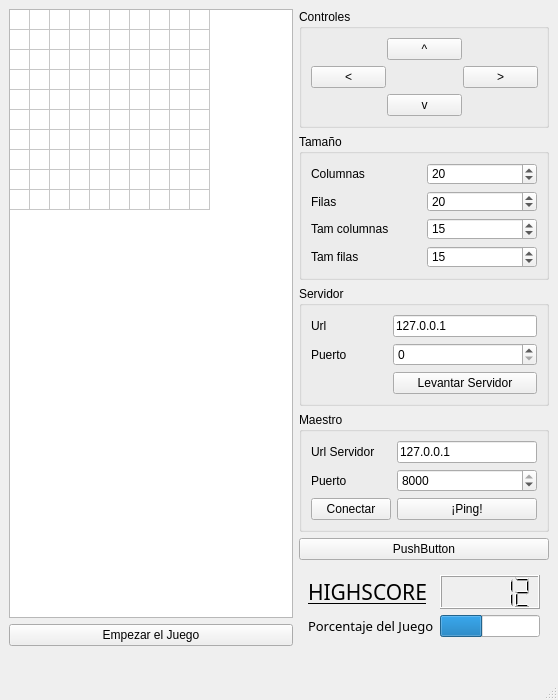
<?xml version="1.0" encoding="UTF-8"?>
<ui version="4.0">
 <class>MainWindow</class>
 <widget class="QMainWindow" name="MainWindow">
  <property name="geometry">
   <rect>
    <x>0</x>
    <y>0</y>
    <width>558</width>
    <height>700</height>
   </rect>
  </property>
  <property name="maximumSize">
   <size>
    <width>16777215</width>
    <height>759</height>
   </size>
  </property>
  <property name="windowTitle">
   <string>Juego Snake</string>
  </property>
  <widget class="QWidget" name="centralwidget">
   <property name="sizePolicy">
    <sizepolicy hsizetype="Preferred" vsizetype="Expanding">
     <horstretch>0</horstretch>
     <verstretch>0</verstretch>
    </sizepolicy>
   </property>
   <property name="maximumSize">
    <size>
     <width>16777215</width>
     <height>655</height>
    </size>
   </property>
   <layout class="QHBoxLayout" name="horizontalLayout">
    <item>
     <layout class="QVBoxLayout" name="verticalLayout">
      <property name="sizeConstraint">
       <enum>QLayout::SetMaximumSize</enum>
      </property>
      <item>
       <widget class="QTableWidget" name="tableWidget">
        <property name="sizePolicy">
         <sizepolicy hsizetype="Expanding" vsizetype="Expanding">
          <horstretch>0</horstretch>
          <verstretch>0</verstretch>
         </sizepolicy>
        </property>
        <property name="minimumSize">
         <size>
          <width>280</width>
          <height>0</height>
         </size>
        </property>
        <property name="maximumSize">
         <size>
          <width>16777215</width>
          <height>16777215</height>
         </size>
        </property>
        <property name="rowCount">
         <number>10</number>
        </property>
        <property name="columnCount">
         <number>10</number>
        </property>
        <attribute name="horizontalHeaderVisible">
         <bool>false</bool>
        </attribute>
        <attribute name="horizontalHeaderDefaultSectionSize">
         <number>20</number>
        </attribute>
        <attribute name="horizontalHeaderHighlightSections">
         <bool>false</bool>
        </attribute>
        <attribute name="horizontalHeaderMinimumSectionSize">
         <number>20</number>
        </attribute>
        <attribute name="verticalHeaderVisible">
         <bool>false</bool>
        </attribute>
        <attribute name="verticalHeaderDefaultSectionSize">
         <number>20</number>
        </attribute>
        <attribute name="verticalHeaderHighlightSections">
         <bool>false</bool>
        </attribute>
        <attribute name="verticalHeaderMinimumSectionSize">
         <number>20</number>
        </attribute>
        <row/>
        <row/>
        <row/>
        <row/>
        <row/>
        <row/>
        <row/>
        <row/>
        <row/>
        <row/>
        <column/>
        <column/>
        <column/>
        <column/>
        <column/>
        <column/>
        <column/>
        <column/>
        <column/>
        <column/>
       </widget>
      </item>
      <item>
       <widget class="QPushButton" name="pushButton">
        <property name="sizePolicy">
         <sizepolicy hsizetype="Minimum" vsizetype="Fixed">
          <horstretch>0</horstretch>
          <verstretch>0</verstretch>
         </sizepolicy>
        </property>
        <property name="text">
         <string>Empezar el Juego</string>
        </property>
       </widget>
      </item>
     </layout>
    </item>
    <item>
     <layout class="QVBoxLayout" name="verticalLayout_2">
      <property name="sizeConstraint">
       <enum>QLayout::SetNoConstraint</enum>
      </property>
      <item>
       <widget class="QGroupBox" name="groupBox_4">
        <property name="sizePolicy">
         <sizepolicy hsizetype="Minimum" vsizetype="Expanding">
          <horstretch>0</horstretch>
          <verstretch>0</verstretch>
         </sizepolicy>
        </property>
        <property name="maximumSize">
         <size>
          <width>250</width>
          <height>16777215</height>
         </size>
        </property>
        <property name="title">
         <string>Controles</string>
        </property>
        <layout class="QGridLayout" name="gridLayout">
         <property name="horizontalSpacing">
          <number>1</number>
         </property>
         <item row="0" column="3">
          <widget class="QPushButton" name="pushButton_3">
           <property name="sizePolicy">
            <sizepolicy hsizetype="Minimum" vsizetype="Minimum">
             <horstretch>0</horstretch>
             <verstretch>0</verstretch>
            </sizepolicy>
           </property>
           <property name="text">
            <string>^</string>
           </property>
          </widget>
         </item>
         <item row="1" column="0">
          <widget class="QPushButton" name="pushButton_2">
           <property name="sizePolicy">
            <sizepolicy hsizetype="Minimum" vsizetype="Minimum">
             <horstretch>0</horstretch>
             <verstretch>0</verstretch>
            </sizepolicy>
           </property>
           <property name="text">
            <string>&lt;</string>
           </property>
          </widget>
         </item>
         <item row="2" column="3">
          <widget class="QPushButton" name="pushButton_5">
           <property name="sizePolicy">
            <sizepolicy hsizetype="Minimum" vsizetype="Minimum">
             <horstretch>0</horstretch>
             <verstretch>0</verstretch>
            </sizepolicy>
           </property>
           <property name="text">
            <string>v</string>
           </property>
          </widget>
         </item>
         <item row="1" column="4">
          <widget class="QPushButton" name="pushButton_6">
           <property name="sizePolicy">
            <sizepolicy hsizetype="Minimum" vsizetype="Minimum">
             <horstretch>0</horstretch>
             <verstretch>0</verstretch>
            </sizepolicy>
           </property>
           <property name="text">
            <string>&gt;</string>
           </property>
          </widget>
         </item>
        </layout>
       </widget>
      </item>
      <item>
       <widget class="QGroupBox" name="groupBox_3">
        <property name="sizePolicy">
         <sizepolicy hsizetype="Minimum" vsizetype="Expanding">
          <horstretch>0</horstretch>
          <verstretch>10</verstretch>
         </sizepolicy>
        </property>
        <property name="maximumSize">
         <size>
          <width>250</width>
          <height>16777215</height>
         </size>
        </property>
        <property name="title">
         <string>Tamaño</string>
        </property>
        <layout class="QGridLayout" name="gridLayout_2">
         <item row="1" column="0">
          <widget class="QLabel" name="label_2">
           <property name="sizePolicy">
            <sizepolicy hsizetype="Preferred" vsizetype="Minimum">
             <horstretch>0</horstretch>
             <verstretch>0</verstretch>
            </sizepolicy>
           </property>
           <property name="text">
            <string>Filas</string>
           </property>
          </widget>
         </item>
         <item row="0" column="1">
          <widget class="QSpinBox" name="spinBox">
           <property name="sizePolicy">
            <sizepolicy hsizetype="Minimum" vsizetype="Minimum">
             <horstretch>0</horstretch>
             <verstretch>0</verstretch>
            </sizepolicy>
           </property>
           <property name="minimumSize">
            <size>
             <width>0</width>
             <height>10</height>
            </size>
           </property>
           <property name="value">
            <number>20</number>
           </property>
          </widget>
         </item>
         <item row="1" column="1">
          <widget class="QSpinBox" name="spinBox_2">
           <property name="sizePolicy">
            <sizepolicy hsizetype="Minimum" vsizetype="Minimum">
             <horstretch>0</horstretch>
             <verstretch>0</verstretch>
            </sizepolicy>
           </property>
           <property name="minimumSize">
            <size>
             <width>0</width>
             <height>10</height>
            </size>
           </property>
           <property name="value">
            <number>20</number>
           </property>
          </widget>
         </item>
         <item row="3" column="1">
          <widget class="QSpinBox" name="spinBox_4">
           <property name="sizePolicy">
            <sizepolicy hsizetype="Minimum" vsizetype="Minimum">
             <horstretch>0</horstretch>
             <verstretch>0</verstretch>
            </sizepolicy>
           </property>
           <property name="minimumSize">
            <size>
             <width>0</width>
             <height>10</height>
            </size>
           </property>
           <property name="value">
            <number>15</number>
           </property>
          </widget>
         </item>
         <item row="2" column="0">
          <widget class="QLabel" name="label_3">
           <property name="sizePolicy">
            <sizepolicy hsizetype="Preferred" vsizetype="Minimum">
             <horstretch>0</horstretch>
             <verstretch>0</verstretch>
            </sizepolicy>
           </property>
           <property name="text">
            <string>Tam columnas</string>
           </property>
          </widget>
         </item>
         <item row="3" column="0">
          <widget class="QLabel" name="label_4">
           <property name="sizePolicy">
            <sizepolicy hsizetype="Preferred" vsizetype="Minimum">
             <horstretch>0</horstretch>
             <verstretch>0</verstretch>
            </sizepolicy>
           </property>
           <property name="text">
            <string>Tam filas</string>
           </property>
          </widget>
         </item>
         <item row="2" column="1">
          <widget class="QSpinBox" name="spinBox_3">
           <property name="sizePolicy">
            <sizepolicy hsizetype="Minimum" vsizetype="Minimum">
             <horstretch>0</horstretch>
             <verstretch>0</verstretch>
            </sizepolicy>
           </property>
           <property name="minimumSize">
            <size>
             <width>0</width>
             <height>10</height>
            </size>
           </property>
           <property name="value">
            <number>15</number>
           </property>
          </widget>
         </item>
         <item row="0" column="0">
          <widget class="QLabel" name="label">
           <property name="sizePolicy">
            <sizepolicy hsizetype="Preferred" vsizetype="Minimum">
             <horstretch>0</horstretch>
             <verstretch>0</verstretch>
            </sizepolicy>
           </property>
           <property name="text">
            <string>Columnas</string>
           </property>
          </widget>
         </item>
        </layout>
       </widget>
      </item>
      <item>
       <widget class="QGroupBox" name="groupBox">
        <property name="sizePolicy">
         <sizepolicy hsizetype="Minimum" vsizetype="Expanding">
          <horstretch>0</horstretch>
          <verstretch>0</verstretch>
         </sizepolicy>
        </property>
        <property name="maximumSize">
         <size>
          <width>250</width>
          <height>16777215</height>
         </size>
        </property>
        <property name="title">
         <string>Servidor</string>
        </property>
        <layout class="QGridLayout" name="gridLayout_3">
         <item row="0" column="0">
          <widget class="QLabel" name="label_5">
           <property name="sizePolicy">
            <sizepolicy hsizetype="Preferred" vsizetype="Expanding">
             <horstretch>0</horstretch>
             <verstretch>0</verstretch>
            </sizepolicy>
           </property>
           <property name="text">
            <string>Url</string>
           </property>
          </widget>
         </item>
         <item row="1" column="2">
          <widget class="QSpinBox" name="spinBox_5">
           <property name="sizePolicy">
            <sizepolicy hsizetype="Minimum" vsizetype="Expanding">
             <horstretch>0</horstretch>
             <verstretch>0</verstretch>
            </sizepolicy>
           </property>
          </widget>
         </item>
         <item row="2" column="2">
          <widget class="QPushButton" name="pushButton_8">
           <property name="sizePolicy">
            <sizepolicy hsizetype="Minimum" vsizetype="Expanding">
             <horstretch>0</horstretch>
             <verstretch>0</verstretch>
            </sizepolicy>
           </property>
           <property name="text">
            <string>Levantar Servidor</string>
           </property>
          </widget>
         </item>
         <item row="1" column="0">
          <widget class="QLabel" name="label_6">
           <property name="sizePolicy">
            <sizepolicy hsizetype="Preferred" vsizetype="Expanding">
             <horstretch>0</horstretch>
             <verstretch>0</verstretch>
            </sizepolicy>
           </property>
           <property name="text">
            <string>Puerto</string>
           </property>
          </widget>
         </item>
         <item row="0" column="2">
          <widget class="QLineEdit" name="lineEdit">
           <property name="sizePolicy">
            <sizepolicy hsizetype="Expanding" vsizetype="Expanding">
             <horstretch>0</horstretch>
             <verstretch>0</verstretch>
            </sizepolicy>
           </property>
           <property name="text">
            <string>127.0.0.1</string>
           </property>
          </widget>
         </item>
         <item row="0" column="1">
          <spacer name="horizontalSpacer">
           <property name="orientation">
            <enum>Qt::Horizontal</enum>
           </property>
           <property name="sizeType">
            <enum>QSizePolicy::Preferred</enum>
           </property>
           <property name="sizeHint" stdset="0">
            <size>
             <width>40</width>
             <height>20</height>
            </size>
           </property>
          </spacer>
         </item>
         <item row="1" column="1">
          <spacer name="horizontalSpacer_2">
           <property name="orientation">
            <enum>Qt::Horizontal</enum>
           </property>
           <property name="sizeType">
            <enum>QSizePolicy::Preferred</enum>
           </property>
           <property name="sizeHint" stdset="0">
            <size>
             <width>40</width>
             <height>20</height>
            </size>
           </property>
          </spacer>
         </item>
        </layout>
       </widget>
      </item>
      <item>
       <widget class="QGroupBox" name="groupBox_2">
        <property name="sizePolicy">
         <sizepolicy hsizetype="Minimum" vsizetype="Expanding">
          <horstretch>0</horstretch>
          <verstretch>0</verstretch>
         </sizepolicy>
        </property>
        <property name="maximumSize">
         <size>
          <width>250</width>
          <height>16777215</height>
         </size>
        </property>
        <property name="title">
         <string>Maestro</string>
        </property>
        <layout class="QGridLayout" name="gridLayout_4">
         <item row="0" column="0">
          <widget class="QLabel" name="label_7">
           <property name="sizePolicy">
            <sizepolicy hsizetype="Preferred" vsizetype="Expanding">
             <horstretch>0</horstretch>
             <verstretch>0</verstretch>
            </sizepolicy>
           </property>
           <property name="text">
            <string>Url Servidor</string>
           </property>
          </widget>
         </item>
         <item row="2" column="0">
          <widget class="QPushButton" name="pushButton_4">
           <property name="sizePolicy">
            <sizepolicy hsizetype="Minimum" vsizetype="Expanding">
             <horstretch>0</horstretch>
             <verstretch>0</verstretch>
            </sizepolicy>
           </property>
           <property name="text">
            <string>Conectar</string>
           </property>
          </widget>
         </item>
         <item row="0" column="1">
          <widget class="QLineEdit" name="lineEdit_2">
           <property name="sizePolicy">
            <sizepolicy hsizetype="Expanding" vsizetype="Expanding">
             <horstretch>0</horstretch>
             <verstretch>0</verstretch>
            </sizepolicy>
           </property>
           <property name="text">
            <string>127.0.0.1</string>
           </property>
          </widget>
         </item>
         <item row="1" column="1">
          <widget class="QSpinBox" name="spinBox_6">
           <property name="sizePolicy">
            <sizepolicy hsizetype="Minimum" vsizetype="Expanding">
             <horstretch>0</horstretch>
             <verstretch>0</verstretch>
            </sizepolicy>
           </property>
           <property name="maximum">
            <number>8000</number>
           </property>
           <property name="value">
            <number>8000</number>
           </property>
          </widget>
         </item>
         <item row="1" column="0">
          <widget class="QLabel" name="label_8">
           <property name="sizePolicy">
            <sizepolicy hsizetype="Preferred" vsizetype="Expanding">
             <horstretch>0</horstretch>
             <verstretch>0</verstretch>
            </sizepolicy>
           </property>
           <property name="text">
            <string>Puerto</string>
           </property>
          </widget>
         </item>
         <item row="2" column="1">
          <widget class="QPushButton" name="pushButton_7">
           <property name="sizePolicy">
            <sizepolicy hsizetype="Minimum" vsizetype="Expanding">
             <horstretch>0</horstretch>
             <verstretch>0</verstretch>
            </sizepolicy>
           </property>
           <property name="text">
            <string>¡Ping!</string>
           </property>
          </widget>
         </item>
        </layout>
       </widget>
      </item>
      <item>
       <widget class="QPushButton" name="pushButton_9">
        <property name="sizePolicy">
         <sizepolicy hsizetype="Minimum" vsizetype="Preferred">
          <horstretch>0</horstretch>
          <verstretch>0</verstretch>
         </sizepolicy>
        </property>
        <property name="text">
         <string>PushButton</string>
        </property>
       </widget>
      </item>
      <item>
       <widget class="QWidget" name="widget" native="true">
        <property name="sizePolicy">
         <sizepolicy hsizetype="Preferred" vsizetype="Expanding">
          <horstretch>0</horstretch>
          <verstretch>0</verstretch>
         </sizepolicy>
        </property>
        <property name="minimumSize">
         <size>
          <width>0</width>
          <height>80</height>
         </size>
        </property>
        <property name="maximumSize">
         <size>
          <width>250</width>
          <height>16777215</height>
         </size>
        </property>
        <layout class="QGridLayout" name="gridLayout_5">
         <item row="0" column="1">
          <widget class="QLCDNumber" name="lcdNumber">
           <property name="intValue" stdset="0">
            <number>12</number>
           </property>
          </widget>
         </item>
         <item row="0" column="0">
          <widget class="QLabel" name="label_9">
           <property name="font">
            <font>
             <family>Carrois Gothic</family>
             <pointsize>16</pointsize>
             <underline>true</underline>
            </font>
           </property>
           <property name="text">
            <string>HIGHSCORE</string>
           </property>
          </widget>
         </item>
         <item row="1" column="1">
          <widget class="QProgressBar" name="progressBar">
           <property name="value">
            <number>42</number>
           </property>
           <property name="textVisible">
            <bool>false</bool>
           </property>
           <property name="textDirection">
            <enum>QProgressBar::TopToBottom</enum>
           </property>
          </widget>
         </item>
         <item row="1" column="0">
          <widget class="QLabel" name="label_10">
           <property name="font">
            <font>
             <family>Cambo</family>
             <pointsize>10</pointsize>
            </font>
           </property>
           <property name="text">
            <string>Porcentaje del Juego</string>
           </property>
          </widget>
         </item>
        </layout>
       </widget>
      </item>
     </layout>
    </item>
   </layout>
  </widget>
  <widget class="QMenuBar" name="menubar">
   <property name="geometry">
    <rect>
     <x>0</x>
     <y>0</y>
     <width>558</width>
     <height>28</height>
    </rect>
   </property>
  </widget>
  <widget class="QStatusBar" name="statusbar"/>
 </widget>
 <resources/>
 <connections/>
</ui>
